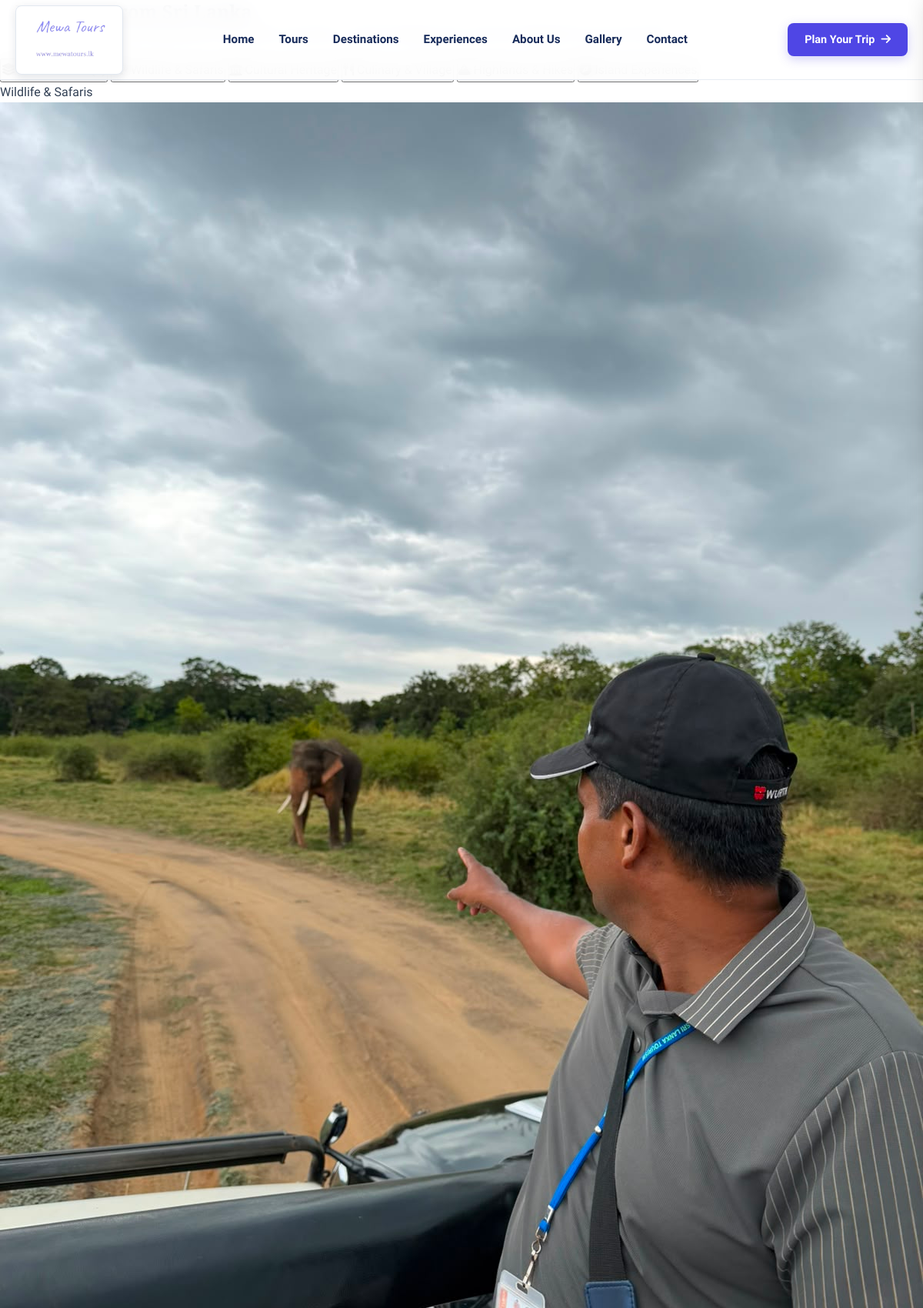
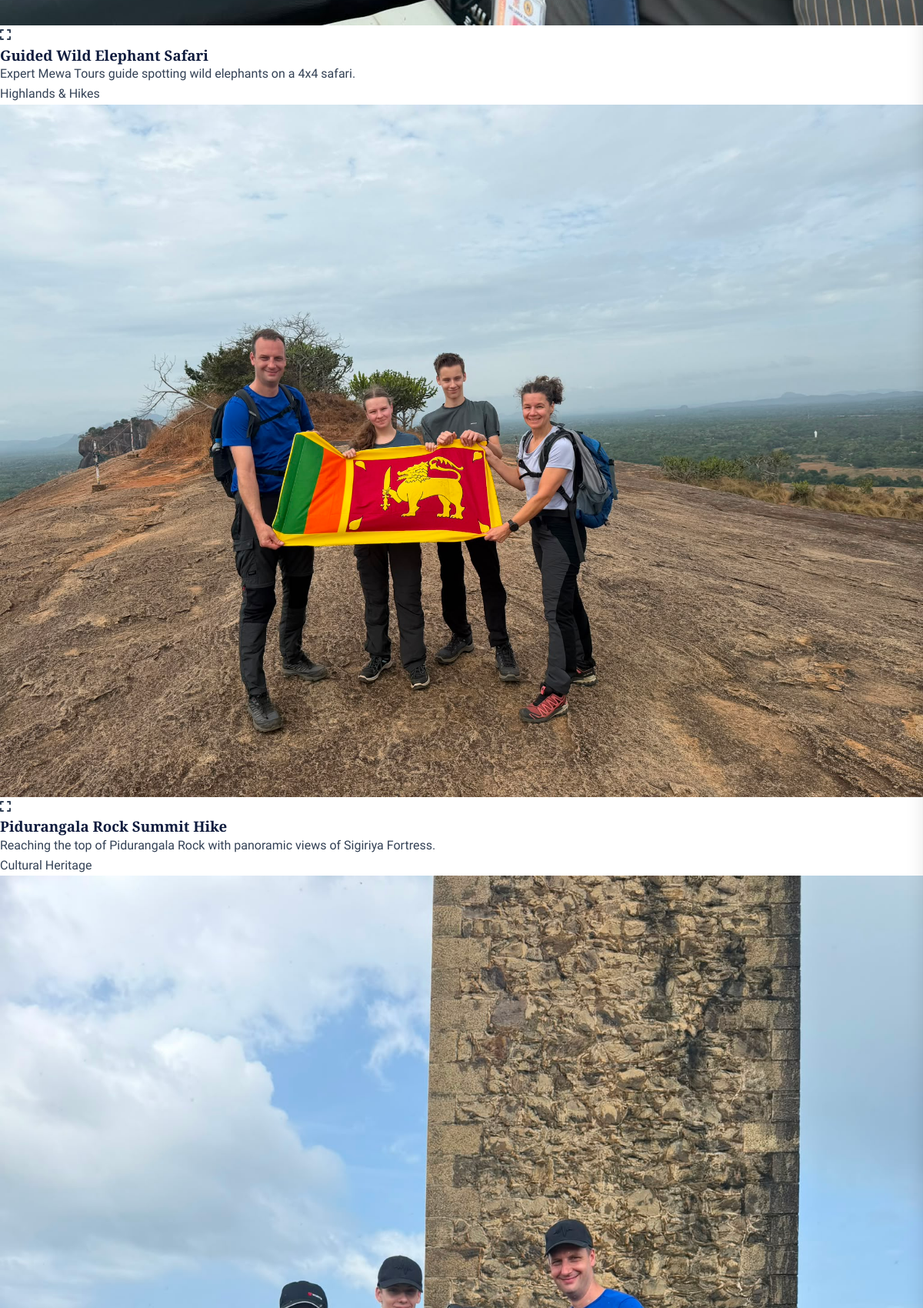
/gallery.php (upper part), run on the app's committed database (2 pictures, top to bottom).
### tables this page shows
CREATE TABLE `gallery_items` (
  `id` BIGINT UNSIGNED AUTO_INCREMENT PRIMARY KEY,
  `title` VARCHAR(150) DEFAULT NULL,
  `image` VARCHAR(255) NOT NULL,
  `category` VARCHAR(50) NOT NULL DEFAULT 'general',
  `alt_text` VARCHAR(255) DEFAULT NULL,
  `status` ENUM('ACTIVE', 'INACTIVE') NOT NULL DEFAULT 'ACTIVE',
  `display_order` INT NOT NULL DEFAULT 0,
  `created_at` TIMESTAMP NOT NULL DEFAULT CURRENT_TIMESTAMP,
  INDEX `idx_gallery_status` (`status`),
  INDEX `idx_gallery_category` (`category`)
);

### helpers/view_helper.php (called while the page is built, shortened)
<?php
if (!function_exists('render_view')) {
    function render_view(string $viewPath, array $data = []): void
    {
        $filePath = ROOT_PATH . '/views/' . ltrim($viewPath, '/') . '.php';
        extract($data);
        require $filePath;
    }
}

### controllers/GalleryController.php (called while the page is built, shortened)
<?php
class GalleryController
{
    private GalleryBLL $galleryBLL;
    public function __construct()
    {
        $this->galleryBLL = new GalleryBLL();
    }
    public function index(): void
    {
        $items = $this->galleryBLL->getActiveGalleryItems();
        render_view('client/gallery', [
            'page_title' => 'Photo Gallery - Mewa Tours Sri Lanka',
            'gallery_items' => $items
        ]);
    }
}

### gallery.php (called while the page is built, shortened)
<?php
require_once __DIR__ . '/config/init.php';
$controller = new GalleryController();
$controller->index();

### dal/GalleryDAL.php (called while the page is built, shortened)
<?php
class GalleryDAL
{
    private PDO $db;
    public function __construct()
    {
        $this->db = Database::getConnection();
    }
    public function getAllItems(bool $onlyActive = true): array
    {
        $sql = "SELECT * FROM gallery_items";
        if ($onlyActive) {
            $sql .= " WHERE status = 'ACTIVE'";
        }
        $sql .= " ORDER BY display_order ASC, created_at DESC";
        $stmt = $this->db->prepare($sql);
        $stmt->execute();
        return $stmt->fetchAll();
    }
}

### config/db.php (called while the page is built, shortened)
<?php
class Database
{
    private static ?PDO $instance = null;
    public static function getConnection(): PDO
    {
        if (self::$instance === null) {
            $dsn = sprintf(
                'mysql:host=%s;port=%s;dbname=%s;charset=%s',
                self::HOST,
                self::PORT,
                self::DB_NAME,
                self::CHARSET
            );
            $options = [
                PDO::ATTR_ERRMODE => PDO::ERRMODE_EXCEPTION,
                PDO::ATTR_DEFAULT_FETCH_MODE => PDO::FETCH_ASSOC,
                PDO::ATTR_EMULATE_PREPARES => false,
                PDO::MYSQL_ATTR_INIT_COMMAND => "SET NAMES utf8mb4 COLLATE utf8mb4_unicode_ci"
            ];
            try {
                self::$instance = new PDO($dsn, self::USER, self::PASS, $options);
            } catch (PDOException $e) {
                if ($e->getCode() === 1049 || strpos($e->getMessage(), 'Unknown database') !== false) {
                    self::autoCreateAndSeedDatabase($options);
                    self::$instance = new PDO($dsn, self::USER, self::PASS, $options);
                } else {
                    error_log('Database Connection Error: ' . $e->getMessage());
                    throw new Exception('Database connection failed. Please ensure MySQL is running in XAMPP control panel.');
                }
            }
        }
        return self::$instance;
    }
}

### bll/GalleryBLL.php (called while the page is built, shortened)
<?php
class GalleryBLL
{
    private GalleryDAL $galleryDAL;
    public function __construct()
    {
        $this->galleryDAL = new GalleryDAL();
    }
    public function getActiveGalleryItems(): array
    {
        $items = $this->galleryDAL->getAllItems(true);
        return $items;
    }
}

### config/init.php (called while the page is built, shortened)
<?php
$appConfig = require_once __DIR__ . '/app.php';
spl_autoload_register(function (string $className) {
    $directories = [
        ROOT_PATH . '/controllers/',
        ROOT_PATH . '/bll/',
        ROOT_PATH . '/dal/',
        ROOT_PATH . '/services/'
    ];
    foreach ($directories as $directory) {
        $file = $directory . $className . '.php';
        if (file_exists($file)) {
            return;
        }
    }
});
require_once __DIR__ . '/db.php';
require_once ROOT_PATH . '/helpers/url_helper.php';
require_once ROOT_PATH . '/helpers/security_helper.php';
require_once ROOT_PATH . '/helpers/view_helper.php';

### helpers/security_helper.php (called while the page is built, shortened)
<?php
if (!function_exists('e')) {
    function e(?string $value): string
    {
        return htmlspecialchars($value ?? '', ENT_QUOTES, 'UTF-8');
    }
}

### helpers/url_helper.php (called while the page is built, shortened)
<?php
if (!function_exists('base_url')) {
    function base_url(string $path = ''): string
    {
        static $baseUrl = null;
        if ($baseUrl === null) {
            $config = require ROOT_PATH . '/config/app.php';
            $baseUrl = rtrim($config['base_url'] ?? '/mewatours', '/');
        }
        $cleanPath = ltrim($path, '/');
        return $cleanPath === '' ? $baseUrl . '/' : $baseUrl . '/' . $cleanPath;
    }
}
if (!function_exists('asset_url')) {
    function asset_url(string $path = ''): string
    {
        $cleanPath = ltrim($path, '/');
        $url = base_url('assets/' . $cleanPath);
        $filePath = ROOT_PATH . '/assets/' . $cleanPath;
        if (file_exists($filePath)) {
            $url .= '?v=' . filemtime($filePath);
        }
        return $url;
    }
}

### config/app.php (called while the page is built, shortened)
<?php
return [
    'app_name' => 'Mewa Tours',
    'app_env' => 'development',
    'base_url' => '/mewatours',
    'timezone' => 'Asia/Colombo',
    'whatsapp' => [
        'number' => '94769695024',
        'default_message' => 'Hello Mewa Tours, I would like to inquire about your Sri Lanka tour packages.'
    ],
    'company' => [
        'name' => 'Mewa Tours Sri Lanka',
        'email' => 'mewatours83@gmail.com',
        'phone' => '+94 76 969 5024',
        'address' => 'No 442/B Thiyabarabaya Kurunduwatta GAMPOLA',
        'facebook' => 'https://www.facebook.com/share/1CeW5nqxg8/',
        'operating_hours' => '8:00 AM - 8:00 PM (IST)'
    ],
    'upload' => [
        'max_size' => 10 * 1024 * 1024,
        'allowed_mimes' => ['image/jpeg', 'image/png', 'image/webp'],
        'allowed_extensions' => ['jpg', 'jpeg', 'png', 'webp'],
        'path' => __DIR__ . '/../assets/images/uploads/'
    ],
    'session' => [
        'lifetime' => 7200,
        'name' => 'MEWA_SESS_ID'
    ]
];

### views/client/gallery.php (the view, shortened to what this page needs)
<?php
$categoryLabels = [
    'all' => 'All Moments',
    'wildlife' => 'Wildlife & Safaris',
    'culture' => 'Cultural Heritage',
    'culinary' => 'Culinary & Village',
    'highlands' => 'Highlands & Hikes',
    'experiences' => 'Island Experiences'
];
?>
<section class="gallery-hero">
    <div class="container">
        <h1 class="gallery-hero-title">Moments From Sri Lanka</h1>
        <p class="gallery-hero-subtitle">
        </p>
    </div>
</section>
<div class="container" style="padding: 20px 0 60px 0;">
    <div class="gallery-filter-wrapper">
        <button class="filter-btn active" data-filter="all">
        </button>
        <button class="filter-btn" data-filter="wildlife">
        </button>
        <button class="filter-btn" data-filter="culture">
        </button>
        <button class="filter-btn" data-filter="culinary">
        </button>
        <button class="filter-btn" data-filter="highlands">
        </button>
        <button class="filter-btn" data-filter="experiences">
        </button>
    </div>
    <?php if (empty($gallery_items)): ?>
        <div style="text-align: center; padding: 60px 20px; background: #f8fafc; border-radius: 16px; border: 1px dashed #cbd5e1;">
            <i class="fa-solid fa-images" style="font-size: 3rem; color: #94a3b8; margin-bottom: 15px;"></i>
            <h3 style="color: #334155; font-weight: 600;">No Gallery Photos Available</h3>
            <p style="color: #64748b;">Check back soon for new travel highlights from Sri Lanka.</p>
        </div>
    <?php else: ?>
        <div class="gallery-grid-container" id="galleryGrid">
            <?php foreach ($gallery_items as $index => $item): ?>
                <?php
                    $img = $item['image'];
                    if (strpos($img, 'http') === 0) {
                        $imgUrl = $img;
                    } elseif (strpos($img, '/') !== false) {
                        $imgUrl = asset_url('images/' . ltrim($img, '/'));
                    } else {
                        $imgUrl = asset_url('images/Gallery/' . $img);
                    }
                    $cat = strtolower($item['category'] ?? 'experiences');
                    $badgeName = $categoryLabels[$cat] ?? ucfirst($cat);
                    $title = $item['title'] ?? 'Mewa Tours Moment';
                    $desc = $item['description'] ?? $item['alt_text'] ?? 'Authentic travel experience in Sri Lanka with Mewa Tours.';
                ?>
                <div class="gallery-card"
                     data-category="<?= e($cat) ?>"
                     data-full-img="<?= e($imgUrl) ?>"
                     data-title="<?= e($title) ?>"
                     data-desc="<?= e($desc) ?>">
                    <div class="gallery-card-img-wrapper">
                        <span class="gallery-category-badge"><?= e($badgeName) ?></span>
                        <img src="<?= e($imgUrl) ?>" alt="<?= e($item['alt_text'] ?? $title) ?>" class="gallery-card-img" loading="lazy">
                        <div class="gallery-card-overlay">
                            <div class="zoom-icon-btn" title="View Photo Fullscreen">
                                <i class="fa-solid fa-expand"></i>
                            </div>
                        </div>
                    </div>
                    <div class="gallery-card-content">
                        <h3 class="gallery-card-title"><?= e($title) ?></h3>
                        <p class="gallery-card-desc"><?= e($desc) ?></p>
                    </div>
                </div>
            <?php endforeach; ?>
        </div>
    <?php endif; ?>
</div>

### assets/css/variables.css (style rules this page uses)
:root { --brand-blue: #4f46e5; --brand-blue-hover: #3730a3; --brand-blue-soft: #eef2ff; --brand-blue-accent: #6366f1; --whatsapp-green: #25d366; --whatsapp-green-hover: #128c7e; --deep-navy: #0e1b3d; --navy-800: #172b5a; --navy-700: #1e3a8a; --navy-50: #f0f4ff; --text-heading: #0e1b3d; --text-primary: #172b5a; --text-secondary: #334155; --text-muted: #64748b; --text-light: #ffffff; --bg-white: #ffffff; --bg-warm: #fdfbf7; --bg-light: #f8fafc; --bg-card: #ffffff; --border-light: #e2e8f0; --border-hover: #cbd5e1; --font-heading: 'Playfair Display', Georgia, serif; --font-sans: 'Plus Jakarta Sans', 'Inter', -apple-system, BlinkMacSystemFont, sans-serif; --shadow-sm: 0 4px 12px rgba(14, 27, 61, 0.05); --shadow-md: 0 12px 32px rgba(14, 27, 61, 0.08); --shadow-lg: 0 24px 50px rgba(14, 27, 61, 0.12); --shadow-hover: 0 20px 40px rgba(79, 70, 229, 0.15); --radius-sm: 8px; --radius-md: 14px; --radius-lg: 22px; --container-width: 1240px; --transition: all 0.3s cubic-bezier(0.16, 1, 0.3, 1); }

### assets/css/global.css (style rules this page uses)
.container { width: 100%; max-width: 1200px; margin: 0 auto; padding: 0 20px; }

### data on the page
gallery_items: category "Wildlife & Safaris", image (picture), title "Guided Wild Elephant Safari", alt_text "Expert Mewa Tours guide spotting wild elephants on a 4x4 safari."
gallery_items: category "Highlands & Hikes", image (picture), title "Pidurangala Rock Summit Hike", alt_text "Reaching the top of Pidurangala Rock with panoramic views of Sigiriya Fortress."
gallery_items: category "Cultural Heritage", image (picture)
